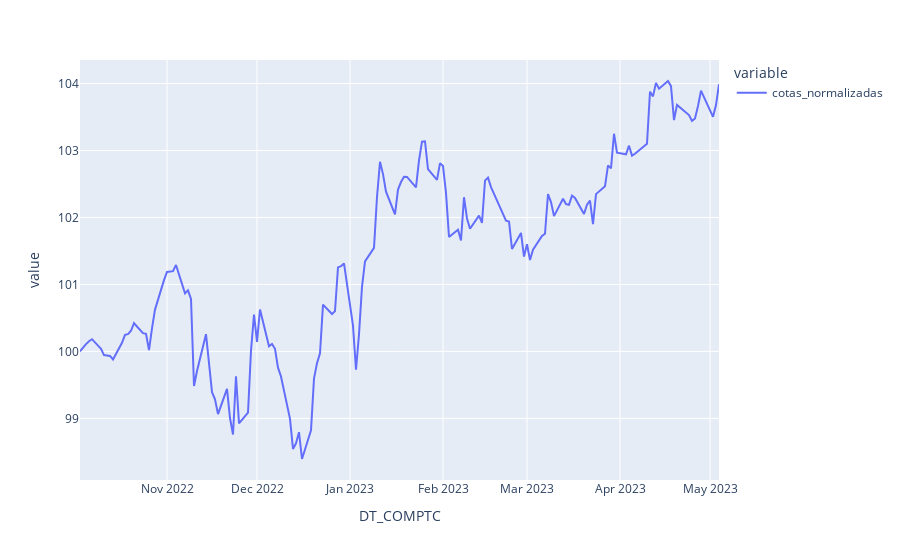

The code cell stored with this chart in its notebook:
### Code cell
#Axiom Infinity
cpnj_axiom_infinity = '46.649.069/0001-41'
den_social_axiom_infinity = 'AXIOM INFINITY FUNDO DE INVESTIMENTO MULTIMERCADO CRÉDITO PRIVADO'

infinity_fund = consulta_fundo(informes, cpnj_axiom_infinity)
infinity_fund['cotas_normalizadas'].plot()

### Figure 1 — Plotly figure (JSON) as saved in the notebook; plotly's stock layout.template omitted (floating-point values rounded to 4 significant figures; data arrays with more than 128 entries replaced by an {"elided": "..."} marker saying what was removed)
{"data": [{"hovertemplate": "variable=cotas_normalizadas<br>DT_COMPTC=%{x}<br>value=%{y}<extra></extra>", "legendgroup": "cotas_normalizadas", "line": {"color": "#636efa", "dash": "solid"}, "marker": {"symbol": "circle"}, "mode": "lines", "name": "cotas_normalizadas", "orientation": "v", "showlegend": true, "type": "scatter", "x": {"elided": "146 str values"}, "xaxis": "x", "y": {"elided": "146 float values"}, "yaxis": "y"}], "layout": {"legend": {"title": {"text": "variable"}, "tracegroupgap": 0}, "margin": {"t": 60}, "xaxis": {"anchor": "y", "domain": [0, 1], "title": {"text": "DT_COMPTC"}}, "yaxis": {"anchor": "x", "domain": [0, 1], "title": {"text": "value"}}}}
